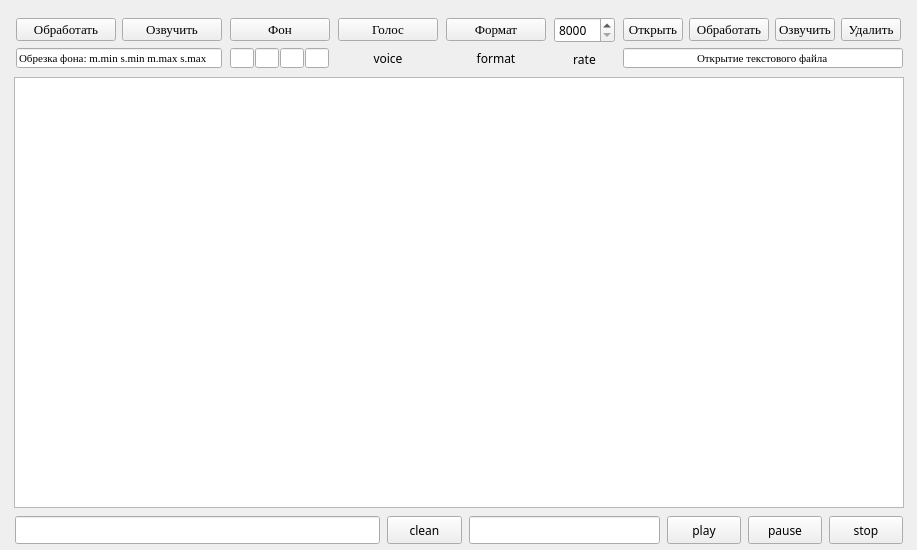
<?xml version="1.0" encoding="UTF-8"?>
<ui version="4.0">
 <class>mainWindow</class>
 <widget class="QMainWindow" name="mainWindow">
  <property name="geometry">
   <rect>
    <x>0</x>
    <y>0</y>
    <width>917</width>
    <height>550</height>
   </rect>
  </property>
  <property name="minimumSize">
   <size>
    <width>917</width>
    <height>550</height>
   </size>
  </property>
  <property name="maximumSize">
   <size>
    <width>917</width>
    <height>550</height>
   </size>
  </property>
  <property name="font">
   <font>
    <family>MV Boli</family>
    <pointsize>9</pointsize>
    <weight>50</weight>
    <bold>false</bold>
   </font>
  </property>
  <property name="windowTitle">
   <string>speech</string>
  </property>
  <property name="windowIcon">
   <iconset>
    <normaloff>stt-32.ico</normaloff>stt-32.ico</iconset>
  </property>
  <property name="iconSize">
   <size>
    <width>32</width>
    <height>32</height>
   </size>
  </property>
  <widget class="QWidget" name="centralwidget">
   <widget class="QWidget" name="layoutWidget">
    <property name="geometry">
     <rect>
      <x>14</x>
      <y>15</y>
      <width>896</width>
      <height>531</height>
     </rect>
    </property>
    <layout class="QVBoxLayout" name="verticalLayout_7">
     <item>
      <layout class="QHBoxLayout" name="horizontalLayout_4">
       <item>
        <layout class="QVBoxLayout" name="verticalLayout_5">
         <item>
          <layout class="QHBoxLayout" name="horizontalLayout_3">
           <property name="spacing">
            <number>6</number>
           </property>
           <item>
            <widget class="QPushButton" name="treatment_btn">
             <property name="minimumSize">
              <size>
               <width>100</width>
               <height>23</height>
              </size>
             </property>
             <property name="maximumSize">
              <size>
               <width>100</width>
               <height>23</height>
              </size>
             </property>
             <property name="font">
              <font>
               <family>Times New Roman</family>
               <pointsize>10</pointsize>
               <weight>50</weight>
               <bold>false</bold>
              </font>
             </property>
             <property name="text">
              <string>Обработать</string>
             </property>
            </widget>
           </item>
           <item>
            <widget class="QPushButton" name="voice_btn">
             <property name="minimumSize">
              <size>
               <width>100</width>
               <height>23</height>
              </size>
             </property>
             <property name="maximumSize">
              <size>
               <width>100</width>
               <height>23</height>
              </size>
             </property>
             <property name="font">
              <font>
               <family>Times New Roman</family>
               <pointsize>10</pointsize>
               <weight>50</weight>
               <bold>false</bold>
              </font>
             </property>
             <property name="text">
              <string>Озвучить</string>
             </property>
            </widget>
           </item>
          </layout>
         </item>
         <item>
          <widget class="QLineEdit" name="lineEdit_lv">
           <property name="minimumSize">
            <size>
             <width>206</width>
             <height>20</height>
            </size>
           </property>
           <property name="maximumSize">
            <size>
             <width>206</width>
             <height>20</height>
            </size>
           </property>
           <property name="font">
            <font>
             <family>Times New Roman</family>
             <pointsize>8</pointsize>
             <weight>50</weight>
             <bold>false</bold>
            </font>
           </property>
           <property name="text">
            <string>Обрезка фона: m.min s.min m.max s.max</string>
           </property>
           <property name="readOnly">
            <bool>true</bool>
           </property>
          </widget>
         </item>
        </layout>
       </item>
       <item>
        <layout class="QVBoxLayout" name="verticalLayout">
         <item>
          <widget class="QPushButton" name="fon_btn">
           <property name="enabled">
            <bool>true</bool>
           </property>
           <property name="minimumSize">
            <size>
             <width>100</width>
             <height>23</height>
            </size>
           </property>
           <property name="maximumSize">
            <size>
             <width>100</width>
             <height>23</height>
            </size>
           </property>
           <property name="font">
            <font>
             <family>Times New Roman</family>
             <pointsize>10</pointsize>
             <weight>50</weight>
             <bold>false</bold>
            </font>
           </property>
           <property name="text">
            <string>Фон</string>
           </property>
          </widget>
         </item>
         <item>
          <layout class="QHBoxLayout" name="horizontalLayout">
           <property name="spacing">
            <number>1</number>
           </property>
           <item>
            <widget class="QLineEdit" name="lineEdit_mmin">
             <property name="minimumSize">
              <size>
               <width>24</width>
               <height>20</height>
              </size>
             </property>
             <property name="maximumSize">
              <size>
               <width>24</width>
               <height>20</height>
              </size>
             </property>
             <property name="maxLength">
              <number>2</number>
             </property>
            </widget>
           </item>
           <item>
            <widget class="QLineEdit" name="lineEdit_smin">
             <property name="minimumSize">
              <size>
               <width>24</width>
               <height>20</height>
              </size>
             </property>
             <property name="maximumSize">
              <size>
               <width>24</width>
               <height>20</height>
              </size>
             </property>
             <property name="font">
              <font>
               <family>MV Boli</family>
               <pointsize>8</pointsize>
               <weight>50</weight>
               <bold>false</bold>
              </font>
             </property>
             <property name="maxLength">
              <number>2</number>
             </property>
            </widget>
           </item>
           <item>
            <widget class="QLineEdit" name="lineEdit_mmax">
             <property name="minimumSize">
              <size>
               <width>24</width>
               <height>20</height>
              </size>
             </property>
             <property name="maximumSize">
              <size>
               <width>24</width>
               <height>20</height>
              </size>
             </property>
             <property name="font">
              <font>
               <family>MV Boli</family>
               <pointsize>8</pointsize>
               <weight>50</weight>
               <bold>false</bold>
              </font>
             </property>
             <property name="maxLength">
              <number>2</number>
             </property>
            </widget>
           </item>
           <item>
            <widget class="QLineEdit" name="lineEdit_smax">
             <property name="minimumSize">
              <size>
               <width>24</width>
               <height>20</height>
              </size>
             </property>
             <property name="maximumSize">
              <size>
               <width>24</width>
               <height>20</height>
              </size>
             </property>
             <property name="font">
              <font>
               <family>MV Boli</family>
               <pointsize>8</pointsize>
               <weight>50</weight>
               <bold>false</bold>
              </font>
             </property>
             <property name="maxLength">
              <number>2</number>
             </property>
            </widget>
           </item>
          </layout>
         </item>
        </layout>
       </item>
       <item>
        <layout class="QVBoxLayout" name="verticalLayout_2">
         <item>
          <widget class="QPushButton" name="vote_btn">
           <property name="minimumSize">
            <size>
             <width>100</width>
             <height>23</height>
            </size>
           </property>
           <property name="maximumSize">
            <size>
             <width>100</width>
             <height>23</height>
            </size>
           </property>
           <property name="font">
            <font>
             <family>Times New Roman</family>
             <pointsize>10</pointsize>
             <weight>50</weight>
             <bold>false</bold>
            </font>
           </property>
           <property name="text">
            <string>Голос</string>
           </property>
          </widget>
         </item>
         <item>
          <widget class="QLabel" name="label_voice">
           <property name="minimumSize">
            <size>
             <width>100</width>
             <height>20</height>
            </size>
           </property>
           <property name="maximumSize">
            <size>
             <width>100</width>
             <height>20</height>
            </size>
           </property>
           <property name="text">
            <string>voice</string>
           </property>
           <property name="alignment">
            <set>Qt::AlignCenter</set>
           </property>
          </widget>
         </item>
        </layout>
       </item>
       <item>
        <layout class="QVBoxLayout" name="verticalLayout_3">
         <item>
          <widget class="QPushButton" name="format_btn">
           <property name="minimumSize">
            <size>
             <width>100</width>
             <height>23</height>
            </size>
           </property>
           <property name="maximumSize">
            <size>
             <width>100</width>
             <height>23</height>
            </size>
           </property>
           <property name="font">
            <font>
             <family>Times New Roman</family>
             <pointsize>10</pointsize>
             <weight>50</weight>
             <bold>false</bold>
            </font>
           </property>
           <property name="text">
            <string>Формат</string>
           </property>
          </widget>
         </item>
         <item>
          <widget class="QLabel" name="label_format">
           <property name="minimumSize">
            <size>
             <width>100</width>
             <height>20</height>
            </size>
           </property>
           <property name="maximumSize">
            <size>
             <width>100</width>
             <height>20</height>
            </size>
           </property>
           <property name="text">
            <string>format</string>
           </property>
           <property name="alignment">
            <set>Qt::AlignCenter</set>
           </property>
          </widget>
         </item>
        </layout>
       </item>
       <item>
        <layout class="QVBoxLayout" name="verticalLayout_6">
         <item>
          <widget class="QSpinBox" name="spinBox">
           <property name="minimumSize">
            <size>
             <width>61</width>
             <height>26</height>
            </size>
           </property>
           <property name="maximumSize">
            <size>
             <width>61</width>
             <height>26</height>
            </size>
           </property>
           <property name="minimum">
            <number>8000</number>
           </property>
           <property name="maximum">
            <number>16000</number>
           </property>
          </widget>
         </item>
         <item>
          <widget class="QLabel" name="label_rate">
           <property name="minimumSize">
            <size>
             <width>61</width>
             <height>20</height>
            </size>
           </property>
           <property name="maximumSize">
            <size>
             <width>61</width>
             <height>20</height>
            </size>
           </property>
           <property name="font">
            <font>
             <family>MV Boli</family>
             <pointsize>9</pointsize>
             <weight>50</weight>
             <bold>false</bold>
            </font>
           </property>
           <property name="layoutDirection">
            <enum>Qt::LeftToRight</enum>
           </property>
           <property name="text">
            <string>rate</string>
           </property>
           <property name="alignment">
            <set>Qt::AlignCenter</set>
           </property>
          </widget>
         </item>
        </layout>
       </item>
       <item>
        <layout class="QVBoxLayout" name="verticalLayout_4">
         <item>
          <layout class="QHBoxLayout" name="horizontalLayout_2">
           <item>
            <widget class="QPushButton" name="fileopen_btn">
             <property name="minimumSize">
              <size>
               <width>60</width>
               <height>23</height>
              </size>
             </property>
             <property name="maximumSize">
              <size>
               <width>60</width>
               <height>23</height>
              </size>
             </property>
             <property name="font">
              <font>
               <family>Times New Roman</family>
               <pointsize>10</pointsize>
               <weight>50</weight>
               <bold>false</bold>
              </font>
             </property>
             <property name="text">
              <string>Открыть</string>
             </property>
            </widget>
           </item>
           <item>
            <widget class="QPushButton" name="file_treat_btn">
             <property name="minimumSize">
              <size>
               <width>80</width>
               <height>23</height>
              </size>
             </property>
             <property name="maximumSize">
              <size>
               <width>80</width>
               <height>23</height>
              </size>
             </property>
             <property name="font">
              <font>
               <family>Times New Roman</family>
               <pointsize>10</pointsize>
               <weight>50</weight>
               <bold>false</bold>
              </font>
             </property>
             <property name="text">
              <string>Обработать</string>
             </property>
            </widget>
           </item>
           <item>
            <widget class="QPushButton" name="file_voice_btn">
             <property name="minimumSize">
              <size>
               <width>60</width>
               <height>23</height>
              </size>
             </property>
             <property name="maximumSize">
              <size>
               <width>60</width>
               <height>23</height>
              </size>
             </property>
             <property name="font">
              <font>
               <family>Times New Roman</family>
               <pointsize>10</pointsize>
               <weight>50</weight>
               <bold>false</bold>
              </font>
             </property>
             <property name="text">
              <string>Озвучить</string>
             </property>
            </widget>
           </item>
           <item>
            <widget class="QPushButton" name="del_btn">
             <property name="minimumSize">
              <size>
               <width>60</width>
               <height>23</height>
              </size>
             </property>
             <property name="maximumSize">
              <size>
               <width>60</width>
               <height>23</height>
              </size>
             </property>
             <property name="font">
              <font>
               <family>Times New Roman</family>
               <pointsize>10</pointsize>
               <weight>50</weight>
               <bold>false</bold>
              </font>
             </property>
             <property name="text">
              <string>Удалить</string>
             </property>
            </widget>
           </item>
          </layout>
         </item>
         <item>
          <widget class="QLineEdit" name="lineEdit_rv">
           <property name="minimumSize">
            <size>
             <width>280</width>
             <height>20</height>
            </size>
           </property>
           <property name="maximumSize">
            <size>
             <width>280</width>
             <height>20</height>
            </size>
           </property>
           <property name="font">
            <font>
             <family>Times New Roman</family>
             <pointsize>8</pointsize>
             <weight>50</weight>
             <bold>false</bold>
            </font>
           </property>
           <property name="text">
            <string>Открытие текстового файла</string>
           </property>
           <property name="alignment">
            <set>Qt::AlignCenter</set>
           </property>
           <property name="readOnly">
            <bool>true</bool>
           </property>
          </widget>
         </item>
        </layout>
       </item>
      </layout>
     </item>
     <item>
      <widget class="QTextEdit" name="textEdit">
       <property name="minimumSize">
        <size>
         <width>890</width>
         <height>431</height>
        </size>
       </property>
       <property name="maximumSize">
        <size>
         <width>890</width>
         <height>431</height>
        </size>
       </property>
      </widget>
     </item>
     <item>
      <layout class="QHBoxLayout" name="horizontalLayout_5">
       <item>
        <widget class="QLineEdit" name="lineEdit_down">
         <property name="sizePolicy">
          <sizepolicy hsizetype="Fixed" vsizetype="Fixed">
           <horstretch>0</horstretch>
           <verstretch>0</verstretch>
          </sizepolicy>
         </property>
         <property name="minimumSize">
          <size>
           <width>365</width>
           <height>28</height>
          </size>
         </property>
         <property name="maximumSize">
          <size>
           <width>365</width>
           <height>28</height>
          </size>
         </property>
         <property name="font">
          <font>
           <family>Times New Roman</family>
           <pointsize>9</pointsize>
           <weight>50</weight>
           <bold>false</bold>
          </font>
         </property>
         <property name="readOnly">
          <bool>true</bool>
         </property>
        </widget>
       </item>
       <item>
        <widget class="QPushButton" name="clean_btn">
         <property name="minimumSize">
          <size>
           <width>75</width>
           <height>28</height>
          </size>
         </property>
         <property name="maximumSize">
          <size>
           <width>75</width>
           <height>28</height>
          </size>
         </property>
         <property name="font">
          <font>
           <family>MV Boli</family>
           <pointsize>9</pointsize>
           <weight>50</weight>
           <italic>false</italic>
           <bold>false</bold>
          </font>
         </property>
         <property name="text">
          <string>clean</string>
         </property>
        </widget>
       </item>
       <item>
        <widget class="QLineEdit" name="lineEdit">
         <property name="minimumSize">
          <size>
           <width>191</width>
           <height>28</height>
          </size>
         </property>
         <property name="maximumSize">
          <size>
           <width>191</width>
           <height>28</height>
          </size>
         </property>
         <property name="font">
          <font>
           <family>Times New Roman</family>
           <pointsize>10</pointsize>
           <weight>50</weight>
           <bold>false</bold>
          </font>
         </property>
         <property name="readOnly">
          <bool>true</bool>
         </property>
        </widget>
       </item>
       <item>
        <widget class="QPushButton" name="play_btn">
         <property name="minimumSize">
          <size>
           <width>74</width>
           <height>28</height>
          </size>
         </property>
         <property name="maximumSize">
          <size>
           <width>74</width>
           <height>28</height>
          </size>
         </property>
         <property name="text">
          <string>play</string>
         </property>
        </widget>
       </item>
       <item>
        <widget class="QPushButton" name="pause_btn">
         <property name="minimumSize">
          <size>
           <width>74</width>
           <height>28</height>
          </size>
         </property>
         <property name="maximumSize">
          <size>
           <width>74</width>
           <height>28</height>
          </size>
         </property>
         <property name="text">
          <string>pause</string>
         </property>
        </widget>
       </item>
       <item>
        <widget class="QPushButton" name="stop_btn">
         <property name="minimumSize">
          <size>
           <width>74</width>
           <height>28</height>
          </size>
         </property>
         <property name="maximumSize">
          <size>
           <width>74</width>
           <height>28</height>
          </size>
         </property>
         <property name="text">
          <string>stop</string>
         </property>
        </widget>
       </item>
      </layout>
     </item>
    </layout>
   </widget>
  </widget>
 </widget>
 <resources/>
 <connections/>
</ui>
